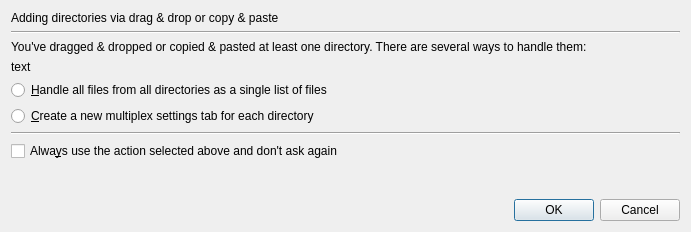
<?xml version="1.0" encoding="UTF-8"?>
<ui version="4.0">
 <class>mtx::gui::Merge::AddingDirectoriesDialog</class>
 <widget class="QDialog" name="mtx::gui::Merge::AddingDirectoriesDialog">
  <property name="geometry">
   <rect>
    <x>0</x>
    <y>0</y>
    <width>691</width>
    <height>232</height>
   </rect>
  </property>
  <property name="windowTitle">
   <string>Adding directories via drag &amp; drop or copy &amp; paste</string>
  </property>
  <layout class="QVBoxLayout" name="verticalLayout">
   <item>
    <widget class="QLabel" name="lTitle">
     <property name="minimumSize">
      <size>
       <width>600</width>
       <height>0</height>
      </size>
     </property>
     <property name="text">
      <string>Adding directories via drag &amp; drop or copy &amp; paste</string>
     </property>
     <property name="wordWrap">
      <bool>true</bool>
     </property>
    </widget>
   </item>
   <item>
    <widget class="Line" name="line">
     <property name="orientation">
      <enum>Qt::Horizontal</enum>
     </property>
    </widget>
   </item>
   <item>
    <widget class="QLabel" name="lQuestion">
     <property name="text">
      <string>You've dragged &amp; dropped or copied &amp; pasted at least one directory. There are several ways to handle them:</string>
     </property>
     <property name="wordWrap">
      <bool>true</bool>
     </property>
    </widget>
   </item>
   <item>
    <widget class="QLabel" name="lOptions">
     <property name="text">
      <string notr="true">text</string>
     </property>
     <property name="textFormat">
      <enum>Qt::RichText</enum>
     </property>
     <property name="wordWrap">
      <bool>true</bool>
     </property>
    </widget>
   </item>
   <item>
    <widget class="QRadioButton" name="rbFlat">
     <property name="text">
      <string>&amp;Handle all files from all directories as a single list of files</string>
     </property>
    </widget>
   </item>
   <item>
    <widget class="QRadioButton" name="rbAddEachDirectoryToNew">
     <property name="text">
      <string>&amp;Create a new multiplex settings tab for each directory</string>
     </property>
    </widget>
   </item>
   <item>
    <widget class="Line" name="line_2">
     <property name="orientation">
      <enum>Qt::Horizontal</enum>
     </property>
    </widget>
   </item>
   <item>
    <widget class="QCheckBox" name="cbAlwaysUseThisDecision">
     <property name="text">
      <string>Alwa&amp;ys use the action selected above and don't ask again</string>
     </property>
    </widget>
   </item>
   <item>
    <spacer name="verticalSpacer">
     <property name="orientation">
      <enum>Qt::Vertical</enum>
     </property>
     <property name="sizeHint" stdset="0">
      <size>
       <width>20</width>
       <height>40</height>
      </size>
     </property>
    </spacer>
   </item>
   <item>
    <layout class="QHBoxLayout" name="horizontalLayout">
     <item>
      <spacer name="horizontalSpacer">
       <property name="orientation">
        <enum>Qt::Horizontal</enum>
       </property>
       <property name="sizeHint" stdset="0">
        <size>
         <width>40</width>
         <height>20</height>
        </size>
       </property>
      </spacer>
     </item>
     <item>
      <widget class="QDialogButtonBox" name="buttonBox">
       <property name="orientation">
        <enum>Qt::Horizontal</enum>
       </property>
       <property name="standardButtons">
        <set>QDialogButtonBox::Cancel|QDialogButtonBox::Ok</set>
       </property>
      </widget>
     </item>
    </layout>
   </item>
  </layout>
 </widget>
 <tabstops>
  <tabstop>rbFlat</tabstop>
  <tabstop>rbAddEachDirectoryToNew</tabstop>
  <tabstop>cbAlwaysUseThisDecision</tabstop>
 </tabstops>
 <resources/>
 <connections>
  <connection>
   <sender>buttonBox</sender>
   <signal>accepted()</signal>
   <receiver>mtx::gui::Merge::AddingDirectoriesDialog</receiver>
   <slot>accept()</slot>
   <hints>
    <hint type="sourcelabel">
     <x>521</x>
     <y>310</y>
    </hint>
    <hint type="destinationlabel">
     <x>157</x>
     <y>274</y>
    </hint>
   </hints>
  </connection>
  <connection>
   <sender>buttonBox</sender>
   <signal>rejected()</signal>
   <receiver>mtx::gui::Merge::AddingDirectoriesDialog</receiver>
   <slot>reject()</slot>
   <hints>
    <hint type="sourcelabel">
     <x>588</x>
     <y>316</y>
    </hint>
    <hint type="destinationlabel">
     <x>286</x>
     <y>274</y>
    </hint>
   </hints>
  </connection>
 </connections>
</ui>
